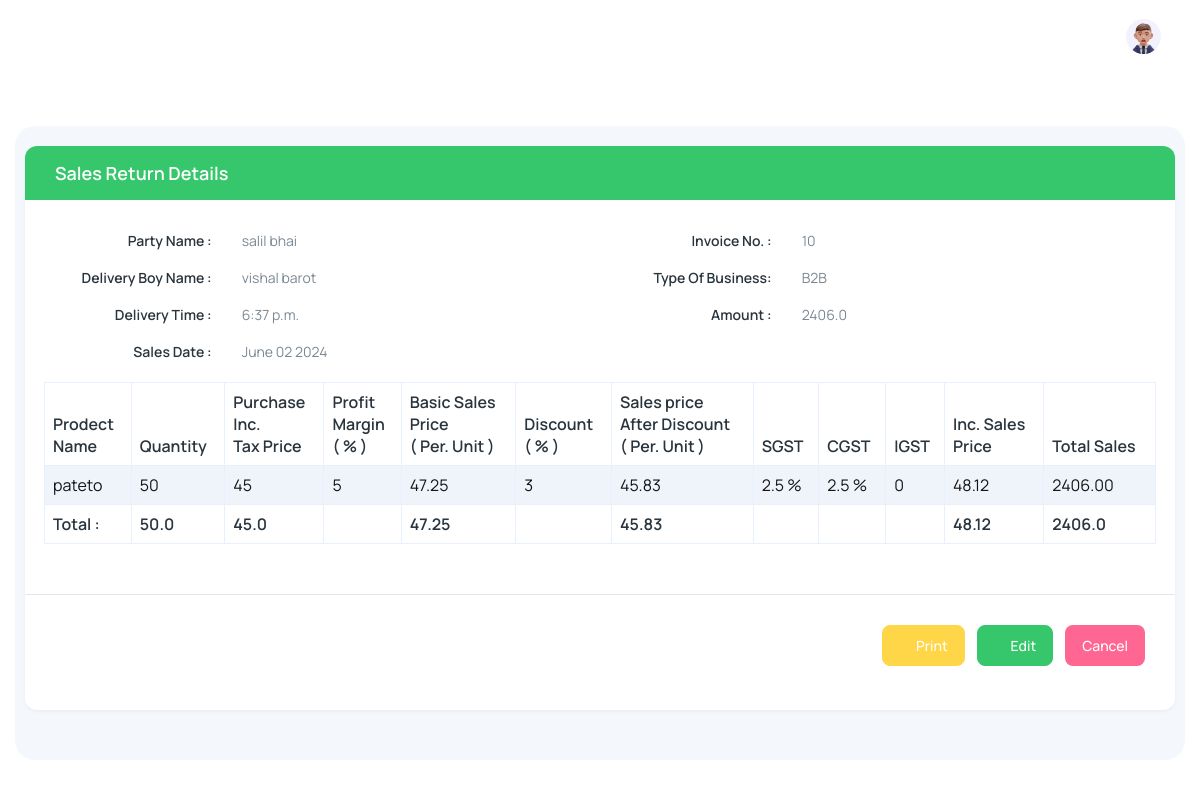
The app's page /SRDetails/72 (signed in) with its own data.
### main/models.py (models this page shows, shortened)
class SalesEntryModel(models.Model):
    user = models.CharField(max_length=100,null=True, blank=True)
    DeliveryBoyName = models.CharField(max_length=100,null=True, blank=True)
    TypeOfBusiness = models.CharField(max_length=100,null=True, blank=True)
    DeliveryTime = models.TimeField()
    InvoiceNo = models.CharField(max_length=100,null=True, blank=True)
    DateTime = models.DateTimeField(default=datetime.now())
    PartyName = models.CharField(max_length=100,null=True, blank=True)
    ProductId = models.CharField(max_length=100,null=True, blank=True)
    Type = models.CharField(max_length=100,null=True, blank=True)
    Amount = models.CharField(max_length=100,null=True, blank=True)
    Date = models.DateField(null=True, blank=True)
    Terms = models.CharField(max_length=100,null=True, blank=True)
    TypeofPayment = models.CharField(max_length=100,null=True, blank=True)
    TChargesAmount = models.CharField(max_length=100,null=True, blank=True)
    PayableAmount = models.CharField(max_length=100,null=True, blank=True)
    status = models.CharField(default='0',max_length=100,null=True, blank=True)
    PendingAmount = models.CharField(max_length=100,null=True, blank=True)
    def date(self):
        return self.DateTime.strftime('%B %d %Y')

class SalesStockModel(models.Model):
    ProductId = models.CharField(max_length=100,null=True,blank=True)
    user = models.CharField(max_length=100,null=True, blank=True)
    type = models.CharField(max_length=100,null=True, blank=True)
    ProductName = models.CharField(max_length=100,null=True, blank=True)
    Category = models.CharField(max_length=100,null=True, blank=True)
    Tax = models.CharField(max_length=100,null=True, blank=True)
    Unit = models.CharField(max_length=100,null=True, blank=True)
    PurchaseIncTax = models.CharField(max_length=100,null=True, blank=True)
    BarcodeNo = models.CharField(max_length=100,blank=True)
    Quantity = models.CharField(max_length=100,blank=True)
    Amount = models.CharField(max_length=100,null=True, blank=True)
    sid = models.CharField(max_length=100,null=True, blank=True)
    ProfitMargin = models.CharField(max_length=100,null=True, blank=True)
    BasicSalesPrice = models.CharField(max_length=100,null=True, blank=True)
    Discount = models.CharField(max_length=100,null=True, blank=True)
    SalesPriceAfterDiscount = models.CharField(max_length=100,null=True, blank=True)
    IncSalesPrice = models.CharField(max_length=100,null=True, blank=True)
    TotalSales = models.CharField(max_length=100,null=True, blank=True)

### main/views.py (the view)
# urls.py: path('SRDetails/<int:id>',views.SRDetails,name='SRDetails'),
@login_required(login_url='Login')
def SRDetails(request,id):
    data=SalesEntryModel.objects.get(id=id,Type='SalesReturn')
    stock=SalesStockModel.objects.filter(ProductId=data.ProductId,type='SalesReturn',user=request.user)
    tamonut = 0
    quantity = 0
    purchaseprice = 0
    bps = 0
    sp = 0
    isp = 0
    for i in stock:
        tamonut+=float(i.TotalSales)
        quantity+=float(i.Quantity)
        purchaseprice+=float(i.PurchaseIncTax)
        bps +=float(i.BasicSalesPrice)
        sp+= round(float(i.SalesPriceAfterDiscount),2)
        isp += round(float(i.IncSalesPrice),2)
    tamonut= str(tamonut)
    quantity= str(quantity)
    purchaseprice= str(purchaseprice)
    bps= str(bps)
    sp =str(sp)
    isp =str(isp)
    if is_admin(request.user):
        return render(request,'admin/srdetails.html',{'data':data,'stock':stock,'tamonut':tamonut,'quantity':quantity,'purchaseprice':purchaseprice,'bsp':bps,'sp':sp,'isp':isp})
    if is_user(request.user):
        return render(request,'srdetails.html',{'data':data,'stock':stock,'tamonut':tamonut,'quantity':quantity,'purchaseprice':purchaseprice,'bsp':bps,'sp':sp,'isp':isp})

### main/views.py (called while the page is built)
def is_admin(user):
    data=User.objects.filter(is_superuser=True)
    for i in data:
        if str(i.username) == str(user):
            return True

### main/templates/admin/srdetails.html (shortened to what this page needs)
﻿{% extends 'admin/main.html' %}
{% load static %}
{% block content %}
<div class="body-wrapper">
  <div class="container-fluid">
    <div class="card">
      <div class="card-header text-bg-success">
        <h5 class="mb-0 text-white">Sales Return Details</h5>
      </div>
      <form class="form-horizontal">
        <div class="form-body">
          <div class="card-body">
            <div class="row">
              <div class="col-md-6">
                <div class="form-group row">
                  <label class="form-label text-md-end col-md-4">Party Name :</label>
                  <div class="col-md-8">
                    <p class="form-control-static">{{data.PartyName}}</p>
                  </div>
                </div>
              </div>
              <div class="col-md-6">
                <div class="form-group row">
                  <label class="form-label text-md-end col-md-4">Invoice No. :</label>
                  <div class="col-md-8">
                    <p class="form-control-static">{{data.InvoiceNo}}</p>
                  </div>
                </div>
              </div>
            </div>
            <div class="row">
              <div class="col-md-6">
                <div class="form-group row">
                  <label class="form-label text-md-end col-md-4">Delivery Boy Name :</label>
                  <div class="col-md-8">
                    <p class="form-control-static">
                      {{data.DeliveryBoyName}}
                    </p>
                  </div>
                </div>
              </div>
              <div class="col-md-6">
                <div class="form-group row">
                  <label class="form-label text-md-end col-md-4">Type Of Business:</label>
                  <div class="col-md-8">
                    <p class="form-control-static">{{data.TypeOfBusiness}}</p>
                  </div>
                </div>
              </div>
              <div class="col-md-6">
                <div class="form-group row">
                  <label class="form-label text-md-end col-md-4">Delivery Time :</label>
                  <div class="col-md-8">
                    <p class="form-control-static">{{data.DeliveryTime}}</p>
                  </div>
                </div>
              </div>
              <div class="col-md-6">
                <div class="form-group row">
                  <label class="form-label text-md-end col-md-4">Amount :</label>
                  <div class="col-md-8">
                    <p class="form-control-static">{{data.Amount}}</p>
                  </div>
                </div>
              </div>
              <div class="col-md-6">
                <div class="form-group row">
                  <label class="form-label text-md-end col-md-4">Sales Date :</label>
                  <div class="col-md-8">
                    <p class="form-control-static">{{data.date}}</p>
                  </div>
                </div>
              </div>
            </div>
            <div class="row justify-content-center">
              <div class="col-12 table-responsive p-1">
                <table class="table table-striped table-bordered display text-nowrap" id="thad">
                  <thead>
                    <tr class="p-0">
                      <th class="p-2">Prodect <br> Name</th>
                      <th class="p-2">Quantity</th>
                      <th class="p-2">Purchase <br>Inc. <br> Tax Price</th>
                      <th class="p-2">Profit <br> Margin <br>( % )</th>
                      <th class="p-2">Basic Sales <br> Price <br> ( Per. Unit )</th>
                      <th class="p-2">Discount <br> ( % )</th>
                      <th class="p-2">Sales price <br> After Discount <br> ( Per. Unit )</th>
                      <th class="p-2">SGST</th>
                      <th class="p-2">CGST</th>
                      <th class="p-2">IGST</th>
                      <th class="p-2">Inc. Sales <br> Price</th>
                      <th class="p-2">Total Sales</th>
                    </tr>
                  </thead>
                  <tbody id="tbody">
                    {% for i in stock %}
                      <tr>
                        <td class="p-2">{{i.ProductName}}</td>
                        <td class="p-2">{{i.Quantity}}</td>
                        <td class="p-2">{{i.PurchaseIncTax}}</td>
                        <td class="p-2">{{i.ProfitMargin}}</td>
                        <td class="p-2">{{i.BasicSalesPrice}}</td>
                        <td class="p-2">{{i.Discount}}</td>
                        <td class="p-2">{{i.SalesPriceAfterDiscount}}</td>
                        {% if i.Tax == '5' %}
                        <td class="p-2">2.5 %</td>
                        <td class="p-2">2.5 %</td>
                        {% endif %}
                        <td class="p-2">0</td>
                        <td class="p-2">{{i.IncSalesPrice}}</td>
                        <td class="p-2">{{i.TotalSales}}</td>
                      </tr>
                    {% endfor %}
                  </tbody>
                  <tfoot>
                    <tr>
                      <th class="p-2">Total :</th>
                      <th class="p-2">{{quantity}}</th>
                      <th class="p-2">{{purchaseprice}}</th>
                      <th class="p-2"></th>
                      <th class="p-2">{{bsp}}</th>
                      <th class="p-2"></th>
                      <th class="p-2">{{sp}}</th>
                      <th class="p-2"></th>
                      <th class="p-2"></th>
                      <th class="p-2"></th>
                      <th class="p-2">{{isp}}</th>
                      <th class="p-2">
                        <span id="tamount2">{{tamonut}}</span>
                      </th>
                    </tr>
                  </tfoot>
                </table>
              </div>
            </div>
          </div>
          <div class="form-actions border-top">
            <div class="card-body">
              <div class="row">
                <div class="col-md-12">
                  <div class="row">
                    <div class="col d-flex justify-content-end">
                      <a href="/SRBill/{{data.id}}" class="btn btn-warning text-white">
                        <i class="ti ti-printer fs-5"></i>
                        Print
                      </a>
                      <a href="/EditSR/{{data.id}}" class="btn btn-success ms-6">
                        <i class="ti ti-edit fs-5"></i>
                        Edit
                      </a>
                      <a class="btn bg-danger text-white ms-6" onclick="window.history.go(-1);">
                        Cancel
                      </a>
                    </div>
                  </div>
                </div>
              </div>
            </div>
          </div>
        </div>
      </form>
    </div>
  </div>
</div>
{% endblock content %}

### main/templates/admin/main.html (style rules this page uses)
.table-bordered { border: 0.5px solid #E8F0FE !important; box-shadow: #E8F0FE; color: black !important; }
table { border-radius: 12px !important; }
thead { border-radius: 12px !important; border-radius: 12px !important; }
th { border: 0.5px solid #E8F0FE !important; padding: 8px !important; border-top-left-radius: 12px !important; border-top-right-radius: 12px !important; }
td { border: 0.5px solid #E8F0FE !important; padding: 8px !important; color: rgb(20, 20, 20) !important; }
tbody { border-bottom-left-radius: 12px !important; border-bottom-right-radius: 12px !important; }

### records on screen
SalesEntryModel: PartyName "salil bhai", InvoiceNo "10", DeliveryBoyName "vishal barot", TypeOfBusiness "B2B", DeliveryTime "6:37 p.m.", Amount "2406.0", date "June 02 2024"
SalesStockModel: ProductName "pateto", Quantity "50", PurchaseIncTax "45", ProfitMargin "5", BasicSalesPrice "47.25", Discount "3", SalesPriceAfterDiscount "45.83", Tax "2.5 %", IncSalesPrice "48.12", TotalSales "2406.00"

### other values on screen
{{ quantity }} "50.0"
{{ purchaseprice }} "45.0"
{{ bsp }} "47.25"
{{ sp }} "45.83"
{{ isp }} "48.12"
{{ tamonut }} "2406.0"
